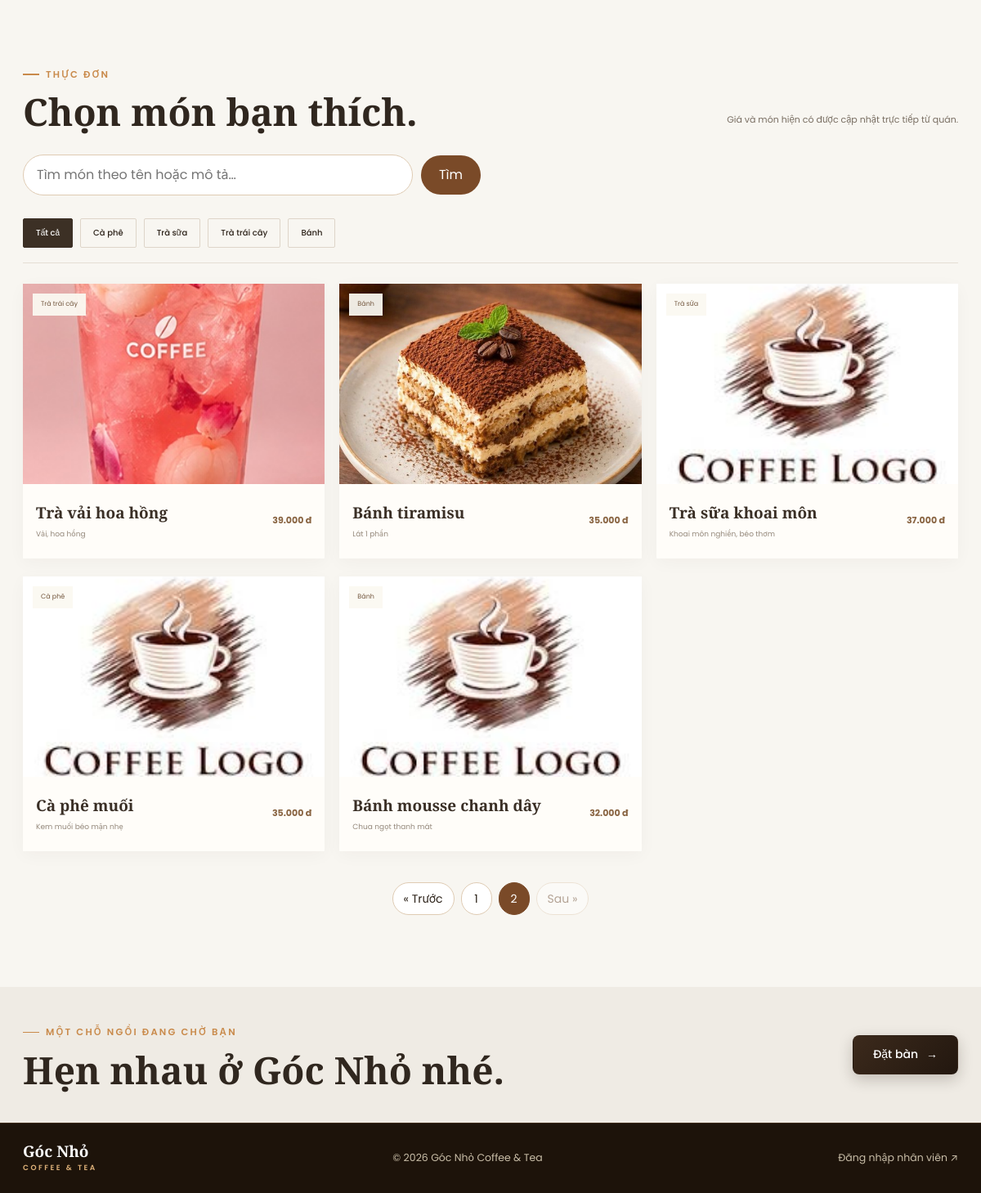
The app's page /?page=public-menu&p=2 (lower part), older data.
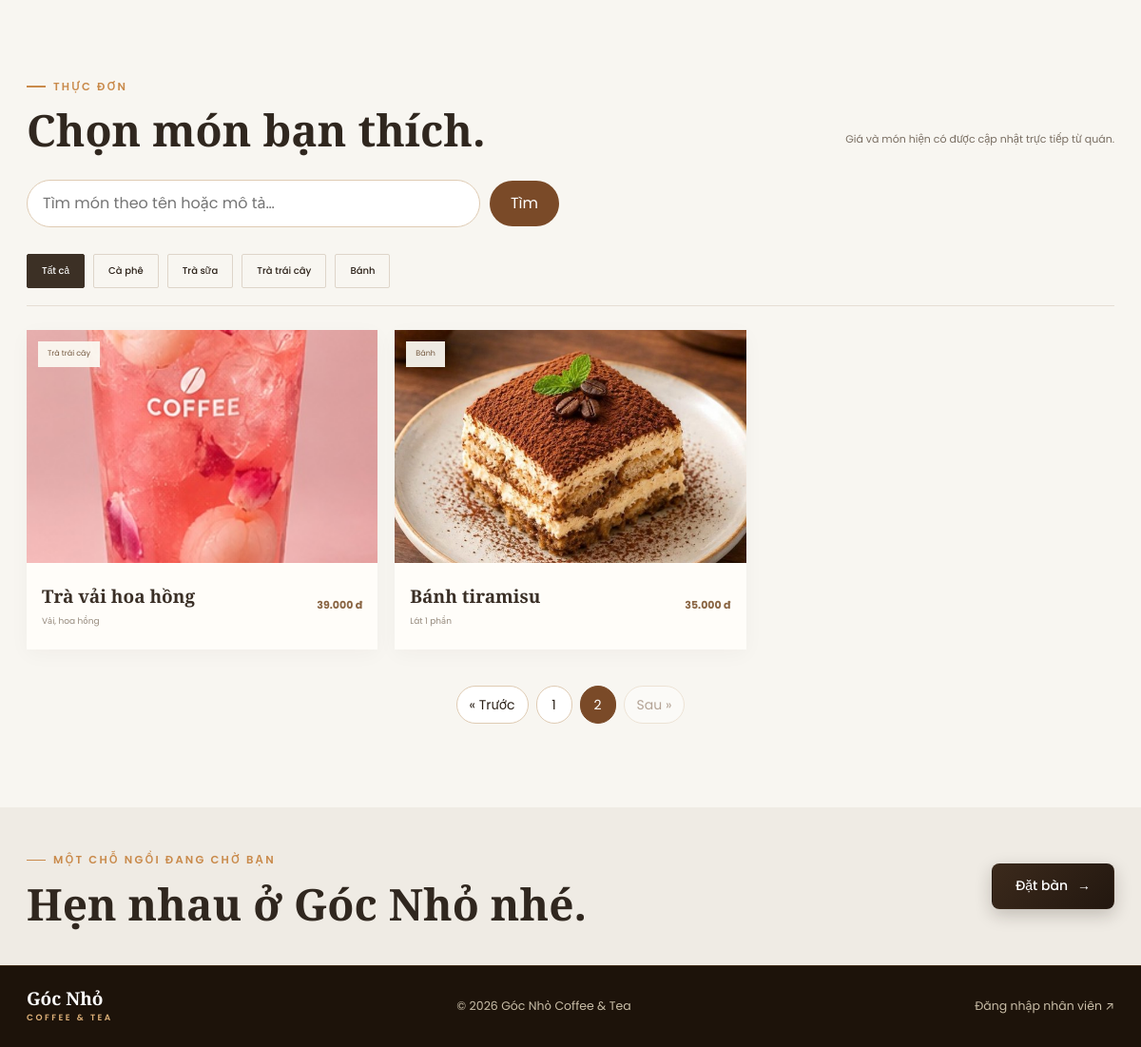
The same page, newer data.
### tables this page shows
CREATE TABLE IF NOT EXISTS categories (
  category_id INT UNSIGNED AUTO_INCREMENT PRIMARY KEY,
  category_name VARCHAR(100) NOT NULL UNIQUE,
  has_options TINYINT(1) NOT NULL DEFAULT 1
);

CREATE TABLE IF NOT EXISTS menu_items (
  item_id INT UNSIGNED AUTO_INCREMENT PRIMARY KEY,
  category_id INT UNSIGNED NOT NULL,
  item_name VARCHAR(150) NOT NULL,
  description VARCHAR(255) NULL,
  price INT UNSIGNED NOT NULL,
  image MEDIUMTEXT NULL,
  is_hidden TINYINT(1) NOT NULL DEFAULT 0,
  is_sold_out TINYINT(1) NOT NULL DEFAULT 0,
  stock INT UNSIGNED NOT NULL DEFAULT 0,
  min_stock INT UNSIGNED NOT NULL DEFAULT 10,
  UNIQUE KEY uq_cat_name (category_id, item_name),
  FOREIGN KEY (category_id) REFERENCES categories(category_id)
);

### index.php (called while the page is built, shortened)
<?php
require_once __DIR__ . '/functions.php';
$routes = array(
    'home' => 'home/index.php',
    'public-menu' => 'public-menu/index.php',
    'menu-detail' => 'menu-detail/index.php',
    'tables' => 'tables/index.php',
    'schedule' => 'schedule/index.php',
    'ops' => 'ops/index.php',
    'orders' => 'orders/index.php',
    'cashshift' => 'cashshift/index.php',
    'kitchen' => 'kitchen/index.php',
    'notify' => 'notify/index.php',
    'handover' => 'handover/index.php',
);
$page = $_GET['page'] ?? null;
if (!is_string($page) || !isset($routes[$page])) {
    http_response_code(404);
    $page = '404';
    $file = __DIR__ . '/pages/404/index.php';
} else {
    $file = __DIR__ . '/pages/' . $routes[$page];
}
$action = dirname($file) . '/action.php';
if (is_file($action)) {
    require $action;
}
require __DIR__ . '/layouts/public/header.php';
require $file;
require __DIR__ . '/layouts/public/footer.php';

### classes/Database.php (called while the page is built, shortened)
<?php
class Database
{
    private $connection;
    public function __construct($config)
    {
        $this->connection = new mysqli(
            $config['host'], $config['username'], $config['password'],
            $config['database'], $config['port']
        );
        $this->connection->set_charset($config['charset']);
    }
    public function run($sql, $params = array())
    {
        $stmt = $this->connection->prepare($sql);
        if ($params) {
            $types = '';
            foreach ($params as $p) { $types .= is_int($p) ? 'i' : 's'; }
            $stmt->bind_param($types, ...$params);
        }
        $stmt->execute();
        return $stmt;
    }
    public function fetchAll($sql, $params = array())
    {
        return $this->run($sql, $params)->get_result()->fetch_all(MYSQLI_ASSOC);
    }
    public function fetchOne($sql, $params = array())
    {
        $row = $this->run($sql, $params)->get_result()->fetch_assoc();
        return $row ?: null;
    }
}

### pages/public-menu/action.php (called while the page is built, shortened)
<?php
require_once __DIR__ . '/../../functions.php';
$title = 'Thực đơn | ' . brand_full();
$bodyClass = 'public-home public-menu-page';
$css = array('home.css', 'public-menu.css');
$pmPerPage = 9;
$pmSearch = mb_substr(trim((string) ($_GET['q'] ?? '')), 0, 100, 'UTF-8');
$pmCategoryId = 0;
try {
    $pmCategories = array_values(array_filter(public_menu_category_summary(), function ($c) { return (int) $c['item_count'] > 0; }));
    if ($pmCategoryId === 0) $pmCategoryName = '';
    $pmTotal = public_menu_count($pmCategoryId, $pmSearch);
    $pmPager = paginate($pmTotal, (int) ($_GET['p'] ?? 1), $pmPerPage);
    $pmItems = public_menu_items($pmCategoryId, $pmSearch, $pmPerPage, $pmPager['offset']);
} catch (Throwable $e) {
    $pmError = 'Chưa tải được thực đơn. Vui lòng thử tải lại trang.';
}
function pm_url($category, $search, $page = 1)
{
    $q = array('page' => 'public-menu');
    if ($category !== '') $q['category'] = $category;
    return 'index.php?' . http_build_query($q);
}

### helpers/common.php (called while the page is built, shortened)
<?php
function e($value)
{
    return htmlspecialchars((string) $value, ENT_QUOTES, 'UTF-8');
}
function money($value)
{
    return number_format((float) $value, 0, ',', '.') . ' đ';
}
function get_all_settings($refresh = false)
{
    static $settings = null;
    if ($settings !== null && !$refresh) {
        return $settings;
    }
    $settings = array();
    try {
        $rows = db()->fetchAll('SELECT setting_key, setting_value FROM site_settings');
        foreach ($rows as $r) {
            $settings[$r['setting_key']] = $r['setting_value'];
        }
    } catch (\Throwable $e) {
    }
    return $settings;
}
function setting($key, $default = '')
{
    $all = get_all_settings();
    return isset($all[$key]) && $all[$key] !== '' && $all[$key] !== null ? $all[$key] : $default;
}
function brand_name()
{
    return setting('brand_name', 'Góc Nhỏ');
}
function brand_subtitle()
{
    return setting('brand_subtitle', 'Coffee & Tea');
}
function brand_full()
{
    return trim(brand_name() . ' ' . brand_subtitle());
}
function menu_item_image($item)
{
    if (!empty($item['image'])) {
        return $item['image'];
    }
    $nameMap = array(
        'Cà phê sữa đá' => 'assets/images/menu/01-ca-phe-sua-da.jpg',
        'Cà phê đen đá' => 'assets/images/menu/02-ca-phe-den-da.jpg',
        'Cà phê đen nóng' => 'assets/images/menu/03-ca-phe-den-nong.jpg',
        'Cà phê bạc xỉu' => 'assets/images/menu/04-ca-phe-bac-xiu.jpg',
        'Cà phê cappuccino' => 'assets/images/menu/05-ca-phe-cappuccino.jpg',
        'Trà sữa trân châu' => 'assets/images/menu/06-tra-sua-tran-chau.jpg',
        'Trà sữa matcha' => 'assets/images/menu/07-tra-sua-matcha.jpg',
        'Trà đào cam sả' => 'assets/images/menu/08-tra-dao-cam-sa.jpg',
        'Trà vải hoa hồng' => 'assets/images/menu/09-tra-vai-hoa-hong.jpg',
        'Bánh tiramisu' => 'assets/images/menu/10-banh-tiramisu.jpg',
        'Bánh croissant' => 'assets/images/menu/10-banh-tiramisu.jpg',
    );
    $name = trim($item['item_name'] ?? '');
    if (isset($nameMap[$name])) {
        return $nameMap[$name];
    }
    return 'assets/images/images.jpg';
}

### config/database.php (called while the page is built, shortened)
<?php
$env = function ($key, $default) {
    $value = getenv($key);
    return $value === false ? $default : $value;
};
$appEnvironment = strtolower((string) $env('APP_ENV', 'local'));
$dbUser = $env('DB_USER', 'root');
$dbPassword = $env('DB_PASSWORD', '');
return array(
    'host'     => $env('DB_HOST', '127.0.0.1'),
    'port'     => (int) $env('DB_PORT', '3306'),
    'database' => $env('DB_NAME', 'coffee_shop'),
    'username' => $dbUser,
    'password' => $dbPassword,
    'charset'  => 'utf8mb4',
);

### helpers/database.php (called while the page is built)
<?php
function db()
{
    static $database = null;
    if ($database === null) {
        $config = require __DIR__ . '/../config/database.php';
        $database = new Database($config);
    }
    return $database;
}

### pages/public-menu/index.php (the view, shortened to what this page needs)
<main class="public-menu-main">
    <section class="public-menu-list" aria-label="Danh sách thực đơn">
        <div class="public-menu-heading"><div><p class="eyebrow">THỰC ĐƠN</p><h2>Chọn món bạn thích.</h2></div><p>Giá và món hiện có được cập nhật trực tiếp từ quán.</p></div>
        <form id="menuSearchForm" class="catalog-search" role="search" method="get" action="index.php">
            <input type="search" id="menuSearch" name="q" placeholder="Tìm món theo tên hoặc mô tả…" maxlength="100" autocomplete="off" value="<?= e($pmSearch) ?>">
            <button type="submit">Tìm</button>
        </form>
        <nav id="menuCategories" class="menu-category-tabs" aria-label="Lọc theo danh mục">
            <a class="menu-category-tab<?= $pmCategoryName === '' ? ' is-active' : '' ?>" href="<?= e(pm_url('', $pmSearch)) ?>">Tất cả</a>
            <?php foreach ($pmCategories as $c): ?>
                <a class="menu-category-tab<?= $pmCategoryName === $c['category_name'] ? ' is-active' : '' ?>" href="<?= e(pm_url($c['category_name'], $pmSearch)) ?>"><?= e($c['category_name']) ?></a>
            <?php endforeach; ?>
        </nav>
        <div data-ajax-region="public-menu">
        <div id="publicMenuGrid" class="public-menu-grid">
            <?php foreach ($pmItems as $item): ?>
                <?php $pmDetailUrl = 'index.php?page=menu-detail&id=' . (int) $item['item_id']; ?>
                <article class="public-menu-card"><a class="public-menu-photo-link" href="<?= e($pmDetailUrl) ?>" aria-label="Xem chi tiết <?= e($item['item_name']) ?>"><div class="public-menu-photo"><img src="<?= e(menu_item_image($item)) ?>" alt="<?= e($item['item_name']) ?>" loading="lazy"><span><?= e($item['category_name']) ?></span></div></a><div class="public-menu-card-body"><div><h3><a href="<?= e($pmDetailUrl) ?>"><?= e($item['item_name']) ?></a></h3><p><?= e($item['description'] ?? '') ?></p></div><strong><?= e(money($item['price'])) ?></strong></div></article>
            <?php endforeach; ?>
        </div>
        <div id="menuPagination"><?= render_pagination($pmPager['page'], $pmPager['pages'], array('page' => 'public-menu') + ($pmCategoryName !== '' ? array('category' => $pmCategoryName) : array()) + ($pmSearch !== '' ? array('q' => $pmSearch) : array())) ?></div>
        </div>
    </section>
    <section class="menu-booking-banner"><div><p class="eyebrow">MỘT CHỖ NGỒI ĐANG CHỜ BẠN</p><h2>Hẹn nhau ở <?= e(brand_name()) ?> nhé.</h2></div><a class="button button-dark" href="index.php?page=home#booking">Đặt bàn <span aria-hidden="true">→</span></a></section>
</main>
<footer class="site-footer"><a class="footer-brand" href="index.php?page=home"><?= e(brand_name()) ?> <small><?= e(mb_strtoupper(brand_subtitle(), "UTF-8")) ?></small></a><span>© <?= date('Y') ?> <?= e(brand_full()) ?></span><a href="admin/index.php?page=login">Đăng nhập nhân viên <span aria-hidden="true">↗</span></a></footer>

### layouts/public/header.php (shortened to what this page needs)
<?php
$css       = isset($css) ? $css : array();
$bodyClass = isset($bodyClass) ? $bodyClass : '';
$assetPrefix = 'assets/';
?>
<!DOCTYPE html>
<html lang="vi"<?= in_array($page, array('home', 'public-menu', 'menu-detail', '404'), true) ? ' class="marketing-document"' : '' ?>>
<head>
    <link rel="stylesheet" href="<?= e($assetPrefix) ?>css/style.css">
<?php foreach ($css as $cssFile): ?>
    <link rel="stylesheet" href="<?= e(strpos($cssFile, 'http') === 0 ? $cssFile : $assetPrefix . 'css/' . $cssFile) ?>"<?= strpos($cssFile, 'http') === 0 ? css_external_attrs($cssFile) : '' ?>>
<?php endforeach; ?>
</head>
<body<?= $bodyClass !== '' ? ' class="' . e($bodyClass) . '"' : '' ?> data-page="<?= e($page) ?>">

### functions.php (shortened to what this page needs)
<?php
function paginate($total, $page, $perPage)
{
    $perPage = max(1, (int) $perPage);
    $pages = max(1, (int) ceil(((int) $total) / $perPage));
    $page = min(max(1, (int) $page), $pages);
    return array('page' => $page, 'pages' => $pages, 'offset' => ($page - 1) * $perPage, 'perPage' => $perPage, 'total' => (int) $total);
}
function public_menu_where($categoryId = 0, $search = '')
{
    $where = ' WHERE m.is_hidden = 0';
    $params = array();
    return array($where, $params);
}
function public_menu_items($categoryId = 0, $search = '', $limit = 0, $offset = 0)
{
    list($where, $params) = public_menu_where($categoryId, $search);
    $sql = "SELECT m.item_id, m.category_id, m.item_name, m.price, m.image, m.description, c.category_name
            FROM menu_items m
            JOIN categories c ON c.category_id = m.category_id" . $where . " ORDER BY m.item_id ASC";
    if ((int) $limit > 0) {
        $sql .= ' LIMIT ? OFFSET ?';
        $params[] = (int) $limit;
        $params[] = max(0, (int) $offset);
    }
    return db()->fetchAll($sql, $params);
}
function public_menu_count($categoryId = 0, $search = '')
{
    list($where, $params) = public_menu_where($categoryId, $search);
    $row = db()->fetchOne("SELECT COUNT(*) AS n FROM menu_items m" . $where, $params);
    return (int) ($row['n'] ?? 0);
}
function render_pagination($page, $pages, array $query, $key = 'p')
{
    $link = function ($n) use ($query, $key) {
        $q = $query;
        if ($n > 1) $q[$key] = $n; else unset($q[$key]);
        return '?' . http_build_query($q);
    };
    $show = array_unique(array_filter(array(1, $pages, $page - 1, $page, $page + 1), function ($n) use ($pages) {
        return $n >= 1 && $n <= $pages;
    }));
    sort($show);
    $html = '<nav class="pagination" aria-label="Phân trang">';
    $html .= $page > 1
        ? '<a class="pg-btn" rel="prev" href="' . e($link($page - 1)) . '">&laquo; Trước</a>'
        : '<span class="pg-btn is-disabled">&laquo; Trước</span>';
    $prev = 0;
    foreach ($show as $n) {
        $html .= $n === $page
            ? '<span class="pg-btn is-current" aria-current="page">' . $n . '</span>'
            : '<a class="pg-btn" href="' . e($link($n)) . '">' . $n . '</a>';
        $prev = $n;
    }
    $html .= $page < $pages
        ? '<a class="pg-btn" rel="next" href="' . e($link($page + 1)) . '">Sau &raquo;</a>'
        : '<span class="pg-btn is-disabled">Sau &raquo;</span>';
    return $html . '</nav>';
}
function public_menu_category_summary()
{
    return db()->fetchAll(
        "SELECT c.category_id, c.category_name, COUNT(m.item_id) AS item_count,
                MIN(m.price) AS min_price
         FROM categories c
         LEFT JOIN menu_items m ON m.category_id = c.category_id AND m.is_hidden = 0
         GROUP BY c.category_id, c.category_name
         ORDER BY c.category_id"
    );
}

### layouts/public/footer.php (shortened to what this page needs)
</body>
</html>

### assets/css/style.css (style rules this page uses)
html, body { height: 100%; margin: 0; overflow: hidden; }
body { display: flex; }

### assets/css/home.css (style rules this page uses)
:root { --c-primary: #7b4a24; --c-primary-dark: #583316; --c-primary-light: #a66a38; --c-accent: #c98a4b; --c-accent-light: #deb179; --c-accent-soft: #f7efe4; --c-bg: #f9f6f0; --c-bg-card: #ffffff; --c-bg-alt: #f2ebd9; --c-bg-warm: #eee5d3; --c-dark: #22170f; --c-dark-surface: #2d1f15; --c-dark-card: #37271b; --c-text: #2b2118; --c-text-muted: #6e6154; --c-text-light: #9c8e80; --c-border: #e6ded3; --c-border-gold: #cda574; --shadow-sm: 0 4px 14px rgba(34, 23, 15, 0.05); --shadow-md: 0 10px 30px rgba(34, 23, 15, 0.08); --shadow-lg: 0 20px 48px rgba(34, 23, 15, 0.13); --shadow-glow: 0 8px 24px rgba(201, 138, 75, 0.28); --radius-sm: 8px; --radius-md: 14px; --radius-lg: 20px; --radius-full: 9999px; --transition: all 0.28s cubic-bezier(0.4, 0, 0.2, 1); }
html.marketing-document { height: auto; min-height: 100%; overflow-x: hidden; overflow-y: auto; scroll-behavior: smooth; }
body.public-home { display: block; height: auto; min-height: 100%; overflow: visible; background: var(--c-bg); color: var(--c-text); font-family: "Poppins", -apple-system, BlinkMacSystemFont, sans-serif; line-height: 1.6; -webkit-font-smoothing: antialiased; }
.public-home *, .public-home *::before, .public-home *::after { box-sizing: border-box; }
.public-home a { -webkit-tap-highlight-color: transparent; color: inherit; text-decoration: none; }
body.public-home [id] { scroll-margin-top: 90px; }
.eyebrow { margin: 0 0 14px; color: var(--c-accent); font-size: 11.5px; font-weight: 600; letter-spacing: 2.2px; text-transform: uppercase; display: inline-flex; align-items: center; gap: 8px; }
.eyebrow::before { content: ''; display: inline-block; width: 20px; height: 1.5px; background: var(--c-accent); }
.button { min-height: 48px; padding: 0 24px; display: inline-flex; align-items: center; justify-content: center; gap: 10px; border: 1px solid transparent; border-radius: var(--radius-sm); text-decoration: none; font: 500 14px "Poppins", sans-serif; cursor: pointer; transition: var(--transition); }
.button-dark { background: linear-gradient(135deg, #3c2a1c, #22170f); color: #ffffff !important; box-shadow: 0 6px 18px rgba(34, 23, 15, 0.22); }
.site-footer { background: #1d130a; color: #c9bea8; padding: 72px max(28px, calc((100% - 1240px) / 2)) 36px; border-top: 1px solid rgba(201, 138, 75, 0.2); }
.site-footer:not(:has(.footer-top)) { min-height: 84px; padding: 24px max(28px, calc((100% - 1240px) / 2)); display: flex; align-items: center; justify-content: space-between; gap: 20px; font-size: 12.5px; }
.site-footer:not(:has(.footer-top)) .footer-brand { margin-bottom: 0; font-size: 19px !important; }
.footer-brand { display: inline-block; color: #ffffff !important; font: 700 24px/1.1 "Playfair Display", Georgia, serif !important; text-decoration: none; margin-bottom: 12px; }
.footer-brand small { display: block; color: var(--c-accent-light); font: 600 9px "Poppins", sans-serif; letter-spacing: 2.5px; margin-top: 4px; }

Row changes from the older to the newer data that the page shows:
removed menu_items: category.category_name "Trà sữa", item_name "Trà sữa khoai môn", description "Khoai môn nghiền, béo thơm", price "37.000 đ"
removed menu_items: category.category_name "Cà phê", item_name "Cà phê muối", description "Kem muối béo mặn nhẹ", price "35.000 đ"
removed menu_items: category.category_name "Bánh", item_name "Bánh mousse chanh dây", description "Chua ngọt thanh mát", price "32.000 đ"
